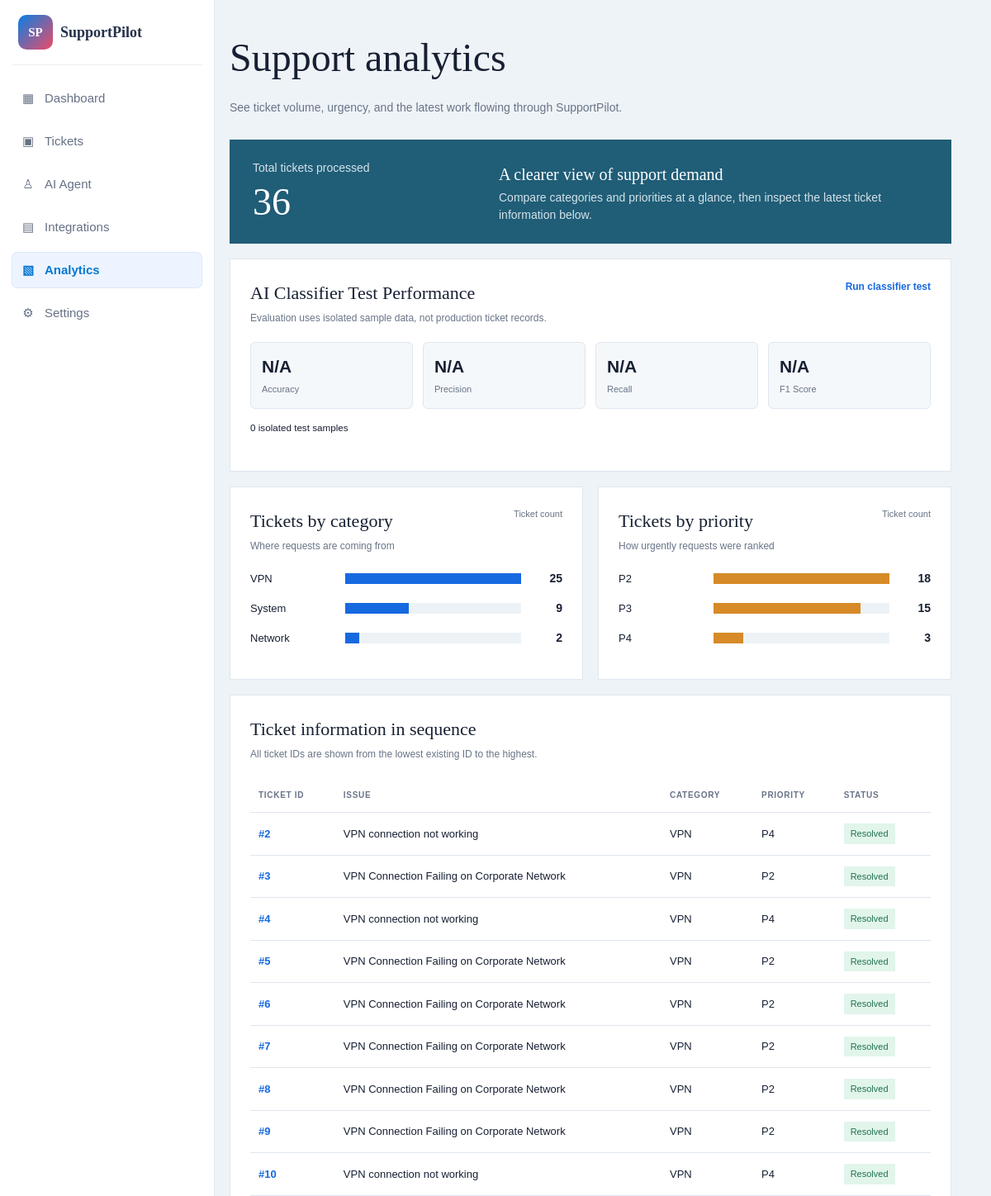
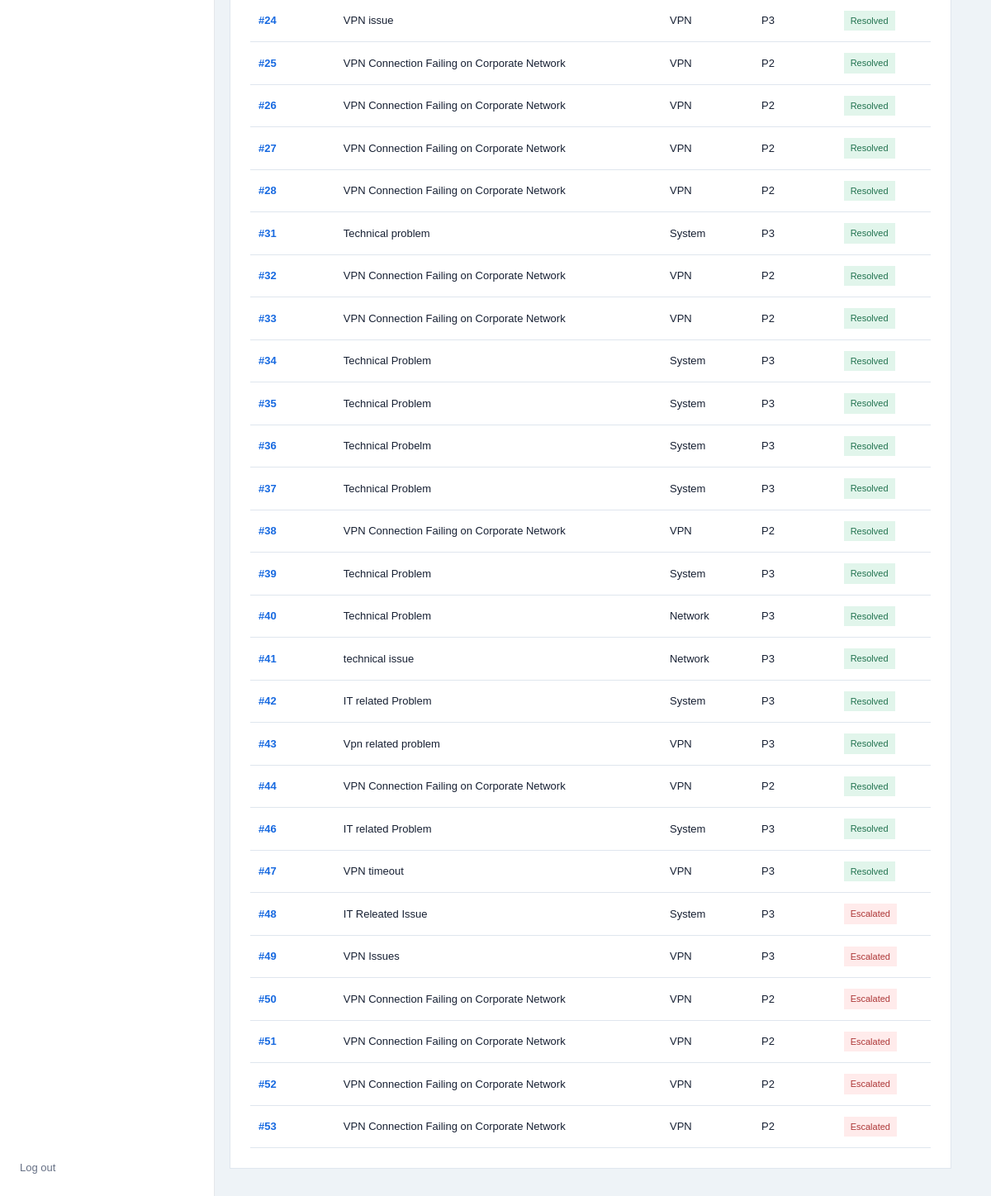
Screenshot of /analytics (signed in) with the database file from the repository (2 pictures, top to bottom).
### tables this page shows
CREATE TABLE tickets (

            ticket_id INTEGER PRIMARY KEY AUTOINCREMENT,

            employee_name TEXT NOT NULL,

            email TEXT NOT NULL,

            department TEXT NOT NULL,

            title TEXT NOT NULL,

            description TEXT NOT NULL,

            category TEXT,

            severity TEXT,

            priority TEXT,

            confidence REAL,

            status TEXT DEFAULT 'Open',

            resolution TEXT,

            created_at TIMESTAMP
                DEFAULT CURRENT_TIMESTAMP
        , ai_processing_time_seconds REAL, csat REAL, resolved_at TIMESTAMP, ai_resolved INTEGER NOT NULL DEFAULT 0, escalated INTEGER NOT NULL DEFAULT 0, escalation_reason TEXT, validation_status TEXT, human_requested INTEGER NOT NULL DEFAULT 0, response_generation_time_seconds REAL, ai_response_succeeded INTEGER);

### app.py (the view)
@app.route("/analytics")
@login_required
def analytics():
    tickets_data = get_all_tickets()
    try:
        classifier_evaluation = evaluate_classifier_sample()
    except Exception:
        classifier_evaluation = None
        app_logger.exception(
            "classifier_evaluation_unavailable",
            extra={"event": "classifier_evaluation_unavailable"},
        )
    category_counts = {}
    priority_counts = {}
    for ticket in tickets_data:
        category = ticket.get("category") or "Unclassified"
        priority = ticket.get("priority") or "Unknown"
        category_counts[category] = category_counts.get(category, 0) + 1
        priority_counts[priority] = priority_counts.get(priority, 0) + 1
    return render_template(
        "analytics.html",
        user=session,
        total=len(tickets_data),
        classifier_evaluation=classifier_evaluation,
        recent_tickets=sorted(
            tickets_data,
            key=lambda ticket: ticket["ticket_id"]
        ),
        category_max=max(category_counts.values(), default=1),
        priority_max=max(priority_counts.values(), default=1),
        category_counts=sorted(
            category_counts.items(),
            key=lambda item: item[1],
            reverse=True
        ),
        priority_counts=sorted(priority_counts.items())
    )

### app.py (called while the page is built, shortened)
@app.before_request
def start_request_timer():
    g.request_started_at = time.perf_counter()

@app.after_request
def record_request_metrics(response):
    return response

def login_required(view):
    @wraps(view)
    def wrapped_view(*args, **kwargs):
        return view(*args, **kwargs)
    return wrapped_view

        def format(self, record):
            return json.dumps({
                "timestamp": datetime.now().astimezone().isoformat(
                    timespec="seconds"
                ),
                "level": record.levelname,
                "event": getattr(record, "event", record.getMessage()),
                "message": record.getMessage(),
                "ticket_id": getattr(record, "ticket_id", None),
                "status": getattr(record, "status", None),
                "confidence": getattr(record, "confidence", None),
                "duration_ms": getattr(record, "duration_ms", None),
            })

### classifier.py (called while the page is built)
def clean_text(text):
    text = text.lower()
    text = re.sub(
        r"[^a-z0-9\s]",
        " ",
        text
    )
    text = re.sub(
        r"\s+",
        " ",
        text
    )
    return text.strip()

def load_model():
    global _model
    if _model is None:
        if not MODEL_PATH.exists():
            raise FileNotFoundError(
                "ticket_classifier.pkl was not found."
            )
        _model = joblib.load(
            MODEL_PATH
        )
    return _model

def process_ticket(text):
    cleaned = clean_text(
        text
    )
    model = load_model()
    prediction = model.predict(
        [cleaned]
    )[0]
    probabilities = (
        model.predict_proba(
            [cleaned]
        )[0]
    )
    ml_confidence = max(
        probabilities
    )
    confidence_percent = round(
        ml_confidence * 100,
        2
    )
    severity = determine_severity(
        cleaned
    )
    priority = determine_priority(
        severity
    )
    return {
        "category": prediction,
        "severity": severity,
        "priority": priority,
        "confidence": confidence_percent
    }

### database.py (called while the page is built)
def get_connection():
    connection = sqlite3.connect(
        DATABASE_PATH
    )
    connection.row_factory = (
        sqlite3.Row
    )
    return connection

### templates/analytics.html (shortened to what this page needs)
<!doctype html>
<html lang="en">
<head>
    <link rel="stylesheet" href="{{ url_for('static', filename='css/sidebar.css') }}">
</head>
<body>
    <div class="layout">
        <aside>
            <div class="brand"><div class="mark">SP</div>SupportPilot</div>
            <nav>
                <a href="{{ url_for('dashboard') }}">Dashboard</a>
                <a href="{{ url_for('tickets') }}">Tickets</a>
                <a href="{{ url_for('agent_page') }}">AI Agent</a>
                <a href="{{ url_for('integrations') }}">Integrations</a>
                <a class="active" href="{{ url_for('analytics') }}">Analytics</a>
                <a href="{{ url_for('settings') }}">Settings</a>
            </nav>
            <a class="logout" href="{{ url_for('logout') }}">Log out</a>
        </aside>
        <main>
            <h1>Support analytics</h1>
            <p class="subtle">See ticket volume, urgency, and the latest work flowing through SupportPilot.</p>
            <section class="summary">
                <div><span class="subtle">Total tickets processed</span><strong>{{ total }}</strong></div>
                <div class="summary-copy"><strong style="font-size: 20px; margin: 0;">A clearer view of support demand</strong><p>Compare categories and priorities at a glance, then inspect the latest ticket information below.</p></div>
            </section>
            <section class="panel classifier-summary">
                <div class="panel-head"><div><h2>AI Classifier Test Performance</h2><p>Evaluation uses isolated sample data, not production ticket records.</p></div><a class="evaluation-link" href="{{ url_for('dashboard') }}#classifierEvaluation">Run classifier test</a></div>
                <div class="classifier-metrics">
                    <div><strong>{{ '%.1f%%'|format(classifier_evaluation.accuracy) if classifier_evaluation else 'N/A' }}</strong><span>Accuracy</span></div>
                    <div><strong>{{ '%.1f%%'|format(classifier_evaluation.precision) if classifier_evaluation else 'N/A' }}</strong><span>Precision</span></div>
                    <div><strong>{{ '%.1f%%'|format(classifier_evaluation.recall) if classifier_evaluation else 'N/A' }}</strong><span>Recall</span></div>
                    <div><strong>{{ '%.1f%%'|format(classifier_evaluation.f1_score) if classifier_evaluation else 'N/A' }}</strong><span>F1 Score</span></div>
                </div>
                <p class="panel-head"><small>{{ classifier_evaluation.samples if classifier_evaluation else 0 }} isolated test samples</small></p>
            </section>
            <div class="chart-grid">
                <section class="panel">
                    <div class="panel-head"><div><h2>Tickets by category</h2><p>Where requests are coming from</p></div><span class="chart-key">Ticket count</span></div>
                    {% for name, count in category_counts %}
                    <div class="bar-row"><span class="bar-label" title="{{ name }}">{{ name }}</span><div class="bar-track"><div class="bar" style="width: {{ (count / category_max * 100)|round(1) }}%"></div></div><span class="bar-count">{{ count }}</span></div>
                    {% else %}<p class="empty">No category data yet.</p>{% endfor %}
                </section>
                <section class="panel priority">
                    <div class="panel-head"><div><h2>Tickets by priority</h2><p>How urgently requests were ranked</p></div><span class="chart-key">Ticket count</span></div>
                    {% for name, count in priority_counts %}
                    <div class="bar-row"><span class="bar-label" title="{{ name }}">{{ name }}</span><div class="bar-track"><div class="bar" style="width: {{ (count / priority_max * 100)|round(1) }}%"></div></div><span class="bar-count">{{ count }}</span></div>
                    {% else %}<p class="empty">No priority data yet.</p>{% endfor %}
                </section>
            </div>
            <section class="panel ticket-panel">
                <div class="panel-head"><div><h2>Ticket information in sequence</h2><p>All ticket IDs are shown from the lowest existing ID to the highest.</p></div></div>
                {% if recent_tickets %}
                <table class="ticket-table"><thead><tr><th>Ticket ID</th><th>Issue</th><th>Category</th><th>Priority</th><th>Status</th></tr></thead><tbody>
                    {% for ticket in recent_tickets %}<tr><td class="ticket-id">#{{ ticket.ticket_id }}</td><td class="ticket-title" title="{{ ticket.title }}">{{ ticket.title }}</td><td>{{ ticket.category or 'Unclassified' }}</td><td>{{ ticket.priority or 'Unknown' }}</td><td><span class="badge {{ ticket.status }}">{{ ticket.status }}</span></td></tr>{% endfor %}
                </tbody></table>
                {% else %}<p class="empty">No tickets have been created yet.</p>{% endif %}
            </section>
        </main>
    </div>
</body>
</html>

### static/css/sidebar.css (style rules this page uses)
.layout > aside, .app-container .sidebar { display: flex; flex: 0 0 260px; flex-direction: column; width: 260px; min-height: 100vh; padding: 18px 14px 16px; border-right: 1px solid #e5e7eb; background: #fff; color: #172033; }
.layout > aside .brand, .layout > aside .dashboard-brand, .app-container .sidebar .brand { display: flex; align-items: center; gap: 9px; padding: 0 8px 18px; border-bottom: 1px solid #eee; color: #25324b; font-size: 18px; }
.layout > aside .mark, .layout > aside .dashboard-brand-mark, .app-container .sidebar .brand-logo { display: grid; place-items: center; width: 42px; height: 42px; flex: 0 0 42px; border: 0; border-radius: 10px; background: linear-gradient(135deg, #087fe5, #ed4b67); color: #fff; font-size: 15px; font-weight: 700; }
.layout > aside nav, .app-container .sidebar nav { display: flex; flex: 1; flex-direction: column; gap: 8px; margin: 18px 0 0; }
.layout > aside nav a, .app-container .sidebar .menu-item { display: flex; align-items: center; gap: 10px; min-height: 44px; padding: 9px 10px; border: 0; border-radius: 7px; background: transparent; box-shadow: none; color: #667085; font-size: 15px; font-weight: 400; line-height: 1.2; text-decoration: none; }
.layout > aside nav a:hover, .layout > aside nav a.active, .app-container .sidebar .menu-item:hover, .app-container .sidebar .menu-item.active { background: #edf4ff; color: #0878d1; font-weight: 700; box-shadow: inset 0 0 0 1px rgba(8, 120, 209, .08); }
.layout > aside nav a:not(.dashboard-nav-item)::before { display: inline-grid; place-items: center; width: 20px; flex: 0 0 20px; color: currentColor; }
.layout > aside nav a[href="/dashboard"]::before { content: "▦"; }
.layout > aside nav a[href="/tickets"]::before { content: "▣"; }
.layout > aside nav a[href="/agent"]::before { content: "♙"; }
.layout > aside nav a[href="/integrations"]::before { content: "▤"; }
.layout > aside nav a[href="/analytics"]::before { content: "▧"; }
.layout > aside nav a[href="/settings"]::before { content: "⚙"; }
.layout > aside .logout, .layout > aside .dashboard-logout, .app-container .sidebar .logout { display: block; width: auto; margin: 12px 10px 0; padding: 10px 0; border: 0; color: #667085; font-size: 13px; text-decoration: none; }

### rows the page displays
tickets: category "VPN", {{ (count / category_max * 100)|round(1) }} 100.0 (drawn), count "25", priority "P2", {{ (count / priority_max * 100)|round(1) }} 100.0 (drawn), count "18", ticket_id "53", title "VPN Connection Failing on Corporate Network", status "Escalated"
tickets: category "System", {{ (count / category_max * 100)|round(1) }} 36.0 (drawn), count "9", ticket_id "48", title "IT Releated Issue", priority "P3", status "Escalated"
tickets: category "Network", {{ (count / category_max * 100)|round(1) }} 8.0 (drawn), count "2", ticket_id "41", title "technical issue", priority "P3", status "Resolved"
tickets: priority "P3", {{ (count / priority_max * 100)|round(1) }} 83.3 (drawn), count "15", ticket_id "49", title "VPN Issues", category "VPN", status "Escalated"
tickets: priority "P4", {{ (count / priority_max * 100)|round(1) }} 16.7 (drawn), count "3", ticket_id "10", title "VPN connection not working", category "VPN", status "Resolved"
tickets: ticket_id "2", title "VPN connection not working", category "VPN", priority "P4", status "Resolved"
tickets: ticket_id "3", title "VPN Connection Failing on Corporate Network", category "VPN", priority "P2", status "Resolved"
tickets: ticket_id "4", title "VPN connection not working", category "VPN", priority "P4", status "Resolved"
tickets: ticket_id "5", title "VPN Connection Failing on Corporate Network", category "VPN", priority "P2", status "Resolved"
tickets: ticket_id "6", title "VPN Connection Failing on Corporate Network", category "VPN", priority "P2", status "Resolved"
tickets: ticket_id "7", title "VPN Connection Failing on Corporate Network", category "VPN", priority "P2", status "Resolved"
tickets: ticket_id "8", title "VPN Connection Failing on Corporate Network", category "VPN", priority "P2", status "Resolved"
tickets: ticket_id "9", title "VPN Connection Failing on Corporate Network", category "VPN", priority "P2", status "Resolved"
tickets: ticket_id "24", title "VPN issue", category "VPN", priority "P3", status "Resolved"
tickets: ticket_id "25", title "VPN Connection Failing on Corporate Network", category "VPN", priority "P2", status "Resolved"
tickets: ticket_id "26", title "VPN Connection Failing on Corporate Network", category "VPN", priority "P2", status "Resolved"
tickets: ticket_id "27", title "VPN Connection Failing on Corporate Network", category "VPN", priority "P2", status "Resolved"
tickets: ticket_id "28", title "VPN Connection Failing on Corporate Network", category "VPN", priority "P2", status "Resolved"
tickets: ticket_id "31", title "Technical problem", category "System", priority "P3", status "Resolved"
tickets: ticket_id "32", title "VPN Connection Failing on Corporate Network", category "VPN", priority "P2", status "Resolved"
tickets: ticket_id "33", title "VPN Connection Failing on Corporate Network", category "VPN", priority "P2", status "Resolved"
tickets: ticket_id "34", title "Technical Problem", category "System", priority "P3", status "Resolved"
tickets: ticket_id "35", title "Technical Problem", category "System", priority "P3", status "Resolved"
tickets: ticket_id "36", title "Technical Probelm", category "System", priority "P3", status "Resolved"
tickets: ticket_id "37", title "Technical Problem", category "System", priority "P3", status "Resolved"
tickets: ticket_id "38", title "VPN Connection Failing on Corporate Network", category "VPN", priority "P2", status "Resolved"
tickets: ticket_id "39", title "Technical Problem", category "System", priority "P3", status "Resolved"
tickets: ticket_id "40", title "Technical Problem", category "Network", priority "P3", status "Resolved"
tickets: ticket_id "42", title "IT related Problem", category "System", priority "P3", status "Resolved"
tickets: ticket_id "43", title "Vpn related problem", category "VPN", priority "P3", status "Resolved"
tickets: ticket_id "44", title "VPN Connection Failing on Corporate Network", category "VPN", priority "P2", status "Resolved"
tickets: ticket_id "46", title "IT related Problem", category "System", priority "P3", status "Resolved"
tickets: ticket_id "47", title "VPN timeout", category "VPN", priority "P3", status "Resolved"
tickets: ticket_id "50", title "VPN Connection Failing on Corporate Network", category "VPN", priority "P2", status "Escalated"
tickets: ticket_id "51", title "VPN Connection Failing on Corporate Network", category "VPN", priority "P2", status "Escalated"
tickets: ticket_id "52", title "VPN Connection Failing on Corporate Network", category "VPN", priority "P2", status "Escalated"

### other values shown
{{ total }} "36"
{{ classifier_evaluation.samples if classifier_evaluation else 0 }} "0"
